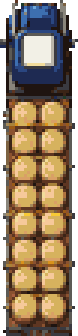
#> input picture art/uphill/truck.png, 26 x 112 px (shown 3 times larger)
$ python build_uphill.py
#> lines starting #> are read from the running program, lines starting #| are printed output that depends on the picture
#!/usr/bin/env python3
"""Uphill Street (top-down) art: recolor the Canva BMP truck's rolls to straw beige and paint the
BMP Supplies five-stripe mark (navy) on the cab's white roof panel -> art/uphill/truck_bmp.png."""
import colorsys, pathlib
from PIL import Image
root = pathlib.Path(__file__).resolve().parent.parent
im = Image.open(root / "art/uphill/truck.png").convert("RGBA"); px = im.load()
#> further down, im is the input picture: PIL image 26x112 RGBA; mean R, G, B, A 111.9, 92, 67.9, 214.5
# rolls: less orange, more natural straw beige (same treatment as the side-view truck)
for y in range(im.height):
    for x in range(im.width):
        r, g, b, a = px[x, y]
        if not a: continue
        h, l, s = colorsys.rgb_to_hls(r / 255, g / 255, b / 255)
        if 0.03 < h < 0.125 and s > 0.35 and y > im.height * 0.25:
            rr, gg, bb = colorsys.hls_to_rgb(0.105, min(0.82, l * 1.08 + 0.04), s * 0.45)
            px[x, y] = (int(rr * 255), int(gg * 255), int(bb * 255), a)
# the white roof panel on the cab: bounding box of near-white pixels in the top quarter
white = [(x, y) for y in range(im.height // 4) for x in range(im.width)
         if px[x, y][3] and min(px[x, y][:3]) > 200]
#> white = 81 pairs, first value 8 to 16, second value 12 to 20
x0, x1 = min(p[0] for p in white), max(p[0] for p in white)
#> x0 = 8; x1 = 16
y0, y1 = min(p[1] for p in white), max(p[1] for p in white)
#> y0 = 12; y1 = 20
NAVY = (27, 42, 92, 255)
for r in range(y0 + 1, y1, 2):            # five-stripe mark from the BMP logo
    for c in range(x0 + 1, x1): px[c, r] = NAVY
im.save(root / "art/uphill/truck_bmp.png")
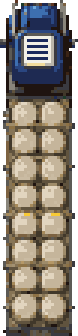
#> saved as truck_bmp.png: PIL image 26x112 RGBA (shown 3 times larger); mean R, G, B, A 105.3, 97.8, 87.9, 214.5; transparent parts drawn white
print("roof panel", (x0, y0, x1, y1))
#| roof panel (8, 12, 16, 20)
